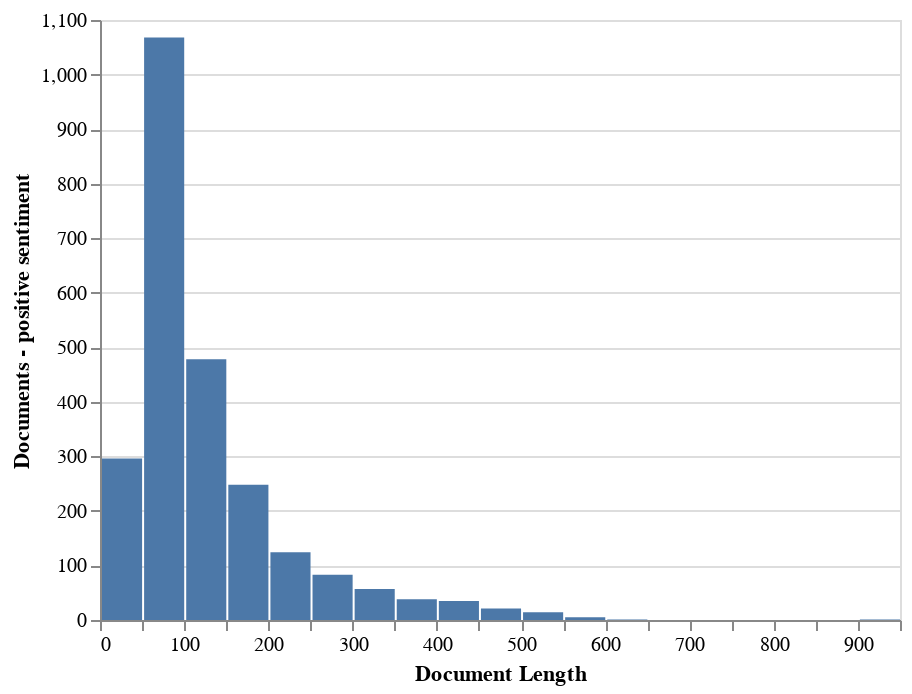

Notebook code cell kept with this figure:
### Code cell
# histogram of review lengths - positive label

text_data.display.histogram(
    list(pos_sentiment_corpus.doc_lengths.values()),
    x_label="Document Length",
    y_label='Documents - positive sentiment',
    max_bins = 20

)

### Figure 1 — Vega-Lite specification as saved in the notebook (floating-point values rounded to 4 significant figures; data arrays with more than 128 entries replaced by an {"elided": "..."} marker saying what was removed)
{"config": {"view": {"continuousWidth": 400, "continuousHeight": 300}}, "data": {"name": "data-2edc4ee8a767c6d61c6aaaa5de695376"}, "mark": "bar", "encoding": {"x": {"bin": {"maxbins": 20}, "field": "Document Length", "scale": {"type": "linear"}, "title": "Document Length", "type": "quantitative"}, "y": {"aggregate": "count", "scale": {"type": "linear"}, "title": "Documents - positive sentiment", "type": "quantitative"}}, "$schema": "https://vega.github.io/schema/vega-lite/v4.17.0.json", "datasets": {"data-2edc4ee8a767c6d61c6aaaa5de695376": {"elided": "2469 records"}}}
